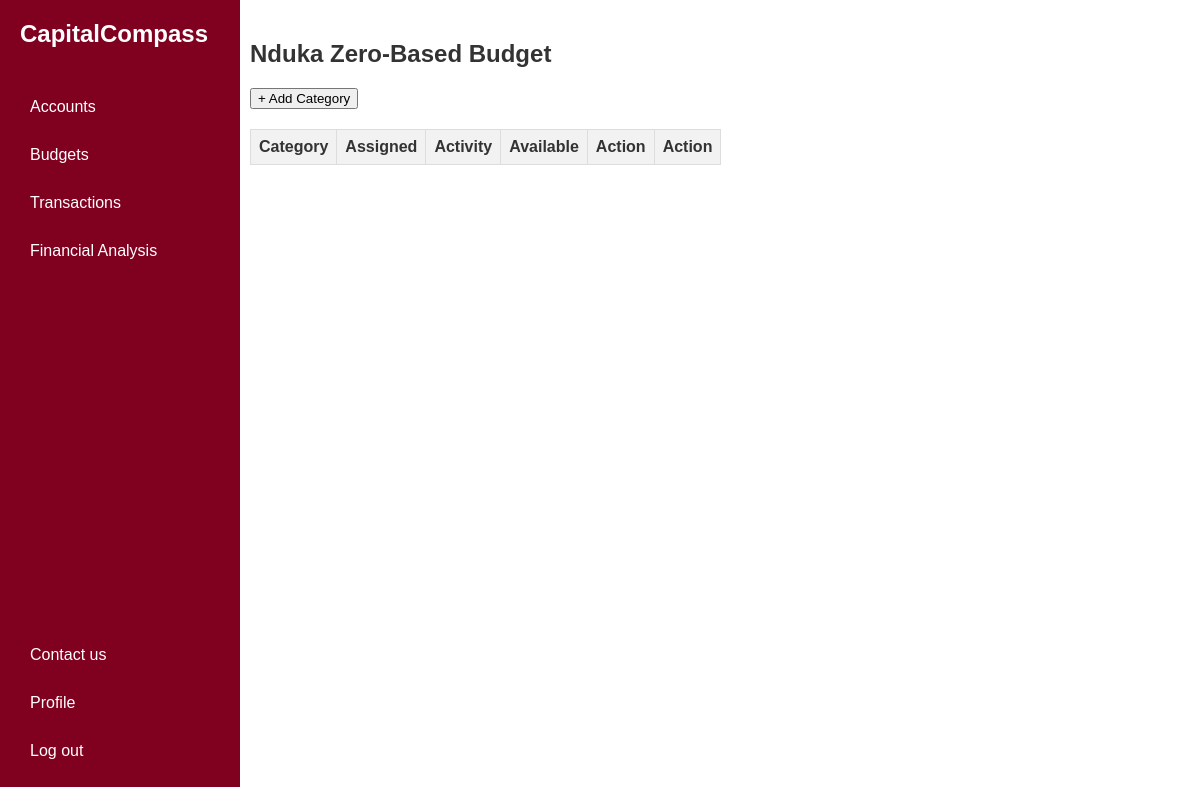
Before: /budgets/zero_based/1/ (signed in) with the older database file.
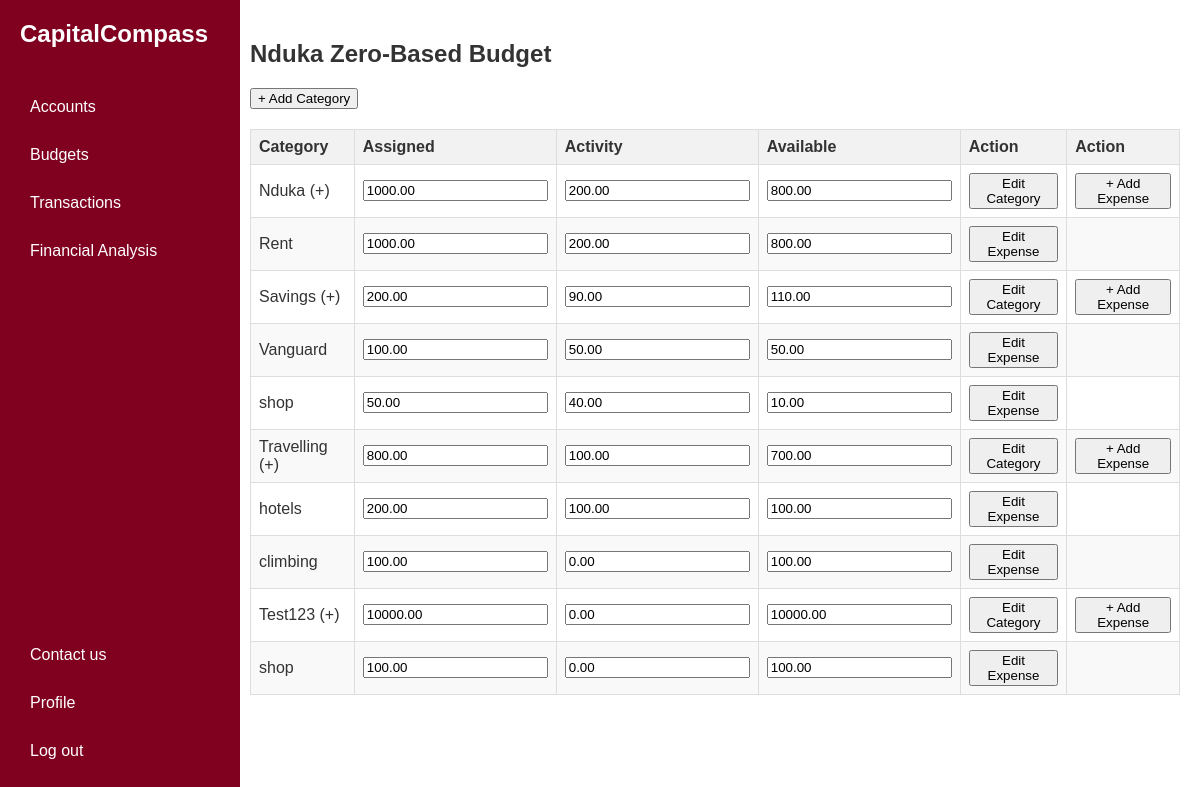
After: the same page with the newer database file.
### financeapp/models.py (models this page shows, shortened)
class ZeroBasedCategory(models.Model):
    budget = models.ForeignKey(Budget, on_delete=models.CASCADE, related_name='zero_based_categories')
    name = models.CharField(max_length=100)
    assigned_amount = models.DecimalField(max_digits=10, decimal_places=2)
    @property
    def activity (self):
        total_activity = 0
        for expense in self.expenses.all():
            total_activity += expense.spent
        return total_activity
    @property
    def available(self):
        return self.assigned_amount - self.activity

class Expense(models.Model):
    category = models.ForeignKey(ZeroBasedCategory, on_delete=models.CASCADE, related_name='expenses')
    description = models.CharField(max_length=255, blank=True, null=True)
    date = models.DateField(auto_now_add=True)
    assigned_amount = models.DecimalField(max_digits=10, decimal_places=2)
    spent = models.DecimalField(max_digits=10, decimal_places=2, default=0)
    @property
    def available(self):
        return self.assigned_amount - self.spent

### financeapp/views.py (the view, shortened to what this page needs)
# urls.py: path('budgets/zero_based/<int:budget_id>/', views.zero_based_page, name='zero_based_page'),
@login_required
def zero_based_page(request, budget_id):
    budget = get_object_or_404(Budget, id=budget_id, user=request.user, budget_type='zero_based')
    categories = ZeroBasedCategory.objects.filter(budget=budget)
    category_form = ZeroBudgetForm()
    expense_form = ExpenseForm()
    context = {
        'budget': budget,
        'categories': categories,
        'category_form': category_form,
        'expense_form': expense_form,
    }
    return render(request, 'financeapp/zero_based_budget_detail.html', context)

### financeapp/forms.py
class ZeroBudgetForm(forms.ModelForm):
    class Meta:
        model = ZeroBasedCategory
        fields = ['name', 'assigned_amount']

class ExpenseForm(forms.ModelForm):
    class Meta:
        model = Expense
        fields = ['description', 'assigned_amount', 'spent']

### templates/financeapp/zero_based_budget_detail.html (shortened to what this page needs)
{% extends 'financeapp/loggedin_base.html' %}
{% load static %}
{% block body_block %}
<main>
    <section class="zero-based-budget-overview">
        <h1>{{ budget.budget_name }} Zero-Based Budget</h1>
    </section>
    <section class="budget-details">
        <table>
            <thead>
                <tr>
                    <th>Category</th>
                    <th>Assigned</th>
                    <th>Activity</th>
                    <th>Available</th>
                    <th>Action</th>
                    <th>Action</th>
                </tr>
            </thead>
            <button onclick="showAddCategoryForm()">+ Add Category</button>
            <tbody id="category-table">
                {% for category in categories %}
                <tr class="category-row">
                    <td>{{ category.name }} (+)</td>
                    <td><input type="number" value="{{ category.assigned_amount }}" class="assigned" readonly></td>
                    <td><input type="number" value="{{ category.activity }}" class="activity" readonly></td>
                    <td><input type="number" value="{{ category.available }}" class="available" readonly></td>
                    <td><button onclick="showEditCategoryForm('{{ category.id }}', '{{ category.name }}', '{{ category.assigned_amount }}')">Edit Category</button></td>
                    <td><button onclick="showAddExpenseForm({{ category.id }})">+ Add Expense</button></td>
                </tr>
                {% for expense in category.expenses.all %}
                <tr class="expense-row">
                    <td class="expense">{{ expense.description }}</td>
                    <td><input type="number" value="{{ expense.assigned_amount }}" class="assigned" readonly></td>
                    <td><input type="number" value="{{ expense.spent }}" class="activity" readonly></td>
                    <td><input type="number" value="{{ expense.available }}" class="available" readonly></td>
                    <td><button onclick="showEditExpenseForm({{ category.id }})">Edit Expense</button></td>
                    <td></td>
                </tr>
                {% endfor %}
                {% endfor %}
            </tbody>
        </table>
    </section>
</main>
{% endblock %}

Changed rows visible on the page:
added ZeroBasedCategory: name "Nduka", assigned_amount "1000.00", activity "200.00", available "800.00"
added Expense: description "Rent", assigned_amount "1000.00", spent "200.00", available "800.00", shown under "Nduka"
added ZeroBasedCategory: name "Savings", assigned_amount "200.00", activity "90.00", available "110.00"
added Expense: description "Vanguard", assigned_amount "100.00", spent "50.00", available "50.00", shown under "Savings"
added Expense: description "shop", assigned_amount "50.00", spent "40.00", available "10.00", shown under "Savings"
added ZeroBasedCategory: name "Travelling", assigned_amount "800.00", activity "100.00", available "700.00"
added Expense: description "hotels", assigned_amount "200.00", spent "100.00", available "100.00", shown under "Travelling"
added Expense: description "climbing", assigned_amount "100.00", spent "0.00", available "100.00", shown under "Travelling"
added ZeroBasedCategory: name "Test123", assigned_amount "10000.00", activity "0.00", available "10000.00"
added Expense: description "shop", assigned_amount "100.00", spent "0.00", available "100.00", shown under "Test123"
